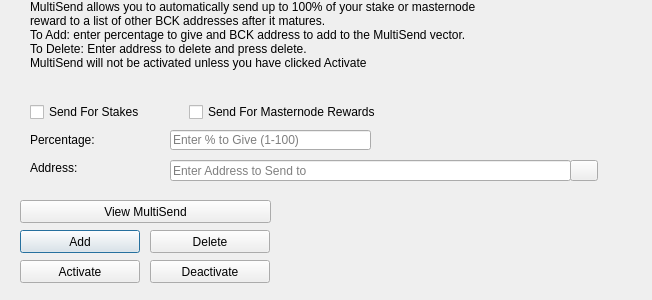
<?xml version="1.0" encoding="UTF-8"?>
<ui version="4.0">
 <class>MultiSendDialog</class>
 <widget class="QDialog" name="MultiSendDialog">
  <property name="windowModality">
   <enum>Qt::NonModal</enum>
  </property>
  <property name="geometry">
   <rect>
    <x>0</x>
    <y>0</y>
    <width>652</width>
    <height>300</height>
   </rect>
  </property>
  <property name="windowTitle">
   <string>MultiSend</string>
  </property>
  <widget class="QLineEdit" name="multiSendPercentEdit">
   <property name="geometry">
    <rect>
     <x>170</x>
     <y>130</y>
     <width>201</width>
     <height>20</height>
    </rect>
   </property>
   <property name="toolTip">
    <string>Enter whole numbers 1 - 100</string>
   </property>
   <property name="placeholderText">
    <string>Enter % to Give (1-100)</string>
   </property>
  </widget>
  <widget class="QLineEdit" name="multiSendAddressEdit">
   <property name="geometry">
    <rect>
     <x>170</x>
     <y>160</y>
     <width>401</width>
     <height>21</height>
    </rect>
   </property>
   <property name="toolTip">
    <string/>
   </property>
   <property name="placeholderText">
    <string>Enter Address to Send to</string>
   </property>
  </widget>
  <widget class="QLabel" name="label_2">
   <property name="geometry">
    <rect>
     <x>30</x>
     <y>0</y>
     <width>451</width>
     <height>121</height>
    </rect>
   </property>
   <property name="lineWidth">
    <number>1</number>
   </property>
   <property name="text">
    <string>MultiSend allows you to automatically send up to 100% of your stake or masternode reward to a list of other BCK addresses after it matures.
To Add: enter percentage to give and BCK address to add to the MultiSend vector.
To Delete: Enter address to delete and press delete.
MultiSend will not be activated unless you have clicked Activate</string>
   </property>
   <property name="alignment">
    <set>Qt::AlignLeading|Qt::AlignLeft|Qt::AlignTop</set>
   </property>
   <property name="wordWrap">
    <bool>true</bool>
   </property>
  </widget>
  <widget class="QLabel" name="message">
   <property name="geometry">
    <rect>
     <x>290</x>
     <y>200</y>
     <width>351</width>
     <height>91</height>
    </rect>
   </property>
   <property name="text">
    <string/>
   </property>
  </widget>
  <widget class="QPushButton" name="addButton">
   <property name="geometry">
    <rect>
     <x>20</x>
     <y>230</y>
     <width>120</width>
     <height>23</height>
    </rect>
   </property>
   <property name="toolTip">
    <string/>
   </property>
   <property name="statusTip">
    <string>Add to MultiSend Vector</string>
   </property>
   <property name="text">
    <string>Add</string>
   </property>
  </widget>
  <widget class="QPushButton" name="disableButton">
   <property name="geometry">
    <rect>
     <x>150</x>
     <y>260</y>
     <width>120</width>
     <height>23</height>
    </rect>
   </property>
   <property name="statusTip">
    <string>Deactivate MultiSend</string>
   </property>
   <property name="text">
    <string>Deactivate</string>
   </property>
  </widget>
  <widget class="QPushButton" name="addressBookButton">
   <property name="geometry">
    <rect>
     <x>570</x>
     <y>160</y>
     <width>28</width>
     <height>21</height>
    </rect>
   </property>
   <property name="toolTip">
    <string>Choose an address from the address book</string>
   </property>
   <property name="text">
    <string/>
   </property>
   <property name="icon">
    <iconset resource="../blockovia.qrc">
     <normaloff>:/icons/address-book</normaloff>:/icons/address-book</iconset>
   </property>
   <property name="shortcut">
    <string>Alt+A</string>
   </property>
   <property name="autoDefault">
    <bool>false</bool>
   </property>
  </widget>
  <widget class="QLabel" name="label">
   <property name="geometry">
    <rect>
     <x>30</x>
     <y>130</y>
     <width>121</width>
     <height>20</height>
    </rect>
   </property>
   <property name="toolTip">
    <string>Percentage of stake to send</string>
   </property>
   <property name="text">
    <string>Percentage:</string>
   </property>
  </widget>
  <widget class="QLabel" name="label_5">
   <property name="geometry">
    <rect>
     <x>30</x>
     <y>160</y>
     <width>111</width>
     <height>16</height>
    </rect>
   </property>
   <property name="toolTip">
    <string>Address to send portion of stake to</string>
   </property>
   <property name="text">
    <string>Address:</string>
   </property>
  </widget>
  <widget class="QPushButton" name="deleteButton">
   <property name="geometry">
    <rect>
     <x>150</x>
     <y>230</y>
     <width>120</width>
     <height>23</height>
    </rect>
   </property>
   <property name="toolTip">
    <string/>
   </property>
   <property name="statusTip">
    <string>Delete Address From MultiSend Vector</string>
   </property>
   <property name="text">
    <string>Delete</string>
   </property>
  </widget>
  <widget class="QPushButton" name="activateButton">
   <property name="geometry">
    <rect>
     <x>20</x>
     <y>260</y>
     <width>120</width>
     <height>23</height>
    </rect>
   </property>
   <property name="statusTip">
    <string>Activate MultiSend</string>
   </property>
   <property name="text">
    <string>Activate</string>
   </property>
  </widget>
  <widget class="QPushButton" name="viewButton">
   <property name="geometry">
    <rect>
     <x>20</x>
     <y>200</y>
     <width>251</width>
     <height>23</height>
    </rect>
   </property>
   <property name="toolTip">
    <string/>
   </property>
   <property name="statusTip">
    <string>View MultiSend Vector</string>
   </property>
   <property name="text">
    <string>View MultiSend</string>
   </property>
  </widget>
  <widget class="QWidget" name="horizontalLayoutWidget">
   <property name="geometry">
    <rect>
     <x>30</x>
     <y>100</y>
     <width>351</width>
     <height>24</height>
    </rect>
   </property>
   <layout class="QHBoxLayout" name="horizontalLayout">
    <item>
     <widget class="QCheckBox" name="multiSendStakeCheckBox">
      <property name="text">
       <string>Send For Stakes</string>
      </property>
     </widget>
    </item>
    <item>
     <widget class="QCheckBox" name="multiSendMasternodeCheckBox">
      <property name="text">
       <string>Send For Masternode Rewards</string>
      </property>
     </widget>
    </item>
   </layout>
  </widget>
 </widget>
 <resources>
  <include location="../blockovia.qrc"/>
 </resources>
 <connections/>
</ui>
